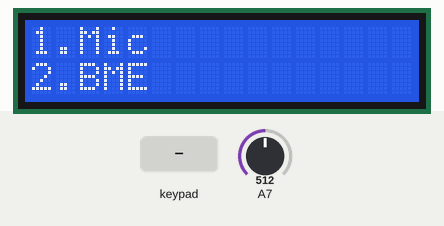
Recording of a sketch running on a simulated Arduino Uno, built with avr-gcc and run on an emulated ATmega328P. Shown: 16×2 character LCD. Inputs (shaded band) come from the test bench; at power-on: A7 = 512. What the sketch prints to the serial monitor is not drawn.

Above: at 1.2 s.
1.3 s: key '1' pressed
At 1.7 s:
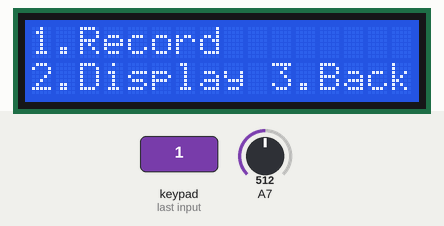
2.8 s: keypad keys 1 3 9 7 pressed 0.4 s apart
At 4.1 s:
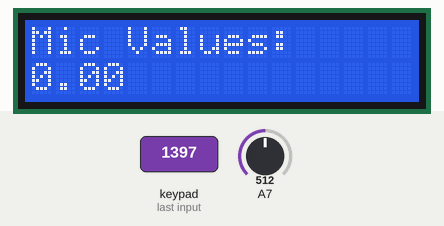
5.9 s: key '2' pressed
At 6.4 s:
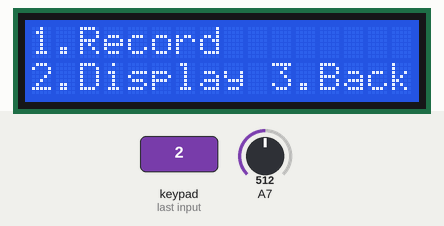
7.4 s: keypad keys 2 3 4 pressed 0.4 s apart
At 7.6 s:
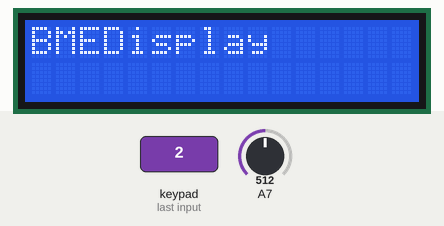
Timing chart, 0 to 10.4 s (numbered marks = the images above; inputs shaded):
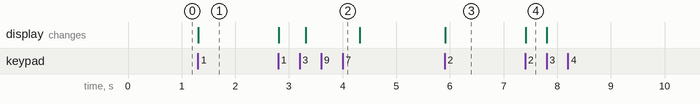

The sketch:

program.ino
```cpp
#include <LiquidCrystal.h>
#include "Arduino.h"
#include "Keypad.h"

// initialize LCD
const int rs = 12, en = 11, data4 = 36, data5 = 34, data6 = 32, data7 = 30;
LiquidCrystal lcd(rs, en, data4, data5, data6, data7);
int columnLCD, rowLCD;

//initialize keypad
const byte ROWS = 4; //four rows
const byte COLS = 3; //three columns
char keys[ROWS][COLS] = {
  {'1','2','3'},
  {'4','5','6'},
  {'7','8','9'},
  {'*','0','#'}
};
byte rowPins[ROWS] = {5, 6, 7, 8}; //connect to the row pinouts of the keypad
byte colPins[COLS] = {2, 3, 4}; //connect to the column pinouts of the keypad
Keypad keypad = Keypad( makeKeymap(keys), rowPins, colPins, ROWS, COLS );

void setup() {
  // fire up the serial port.
  Serial.begin(9600);

  //initiallize the LCD
  initLCD();

}

String page = "Home";
void loop() {
  //get Key
  char key = keypad.getKey();
  //change page
  if (key != NO_KEY){
    lcd.clear();
    if (page == "Mic" || page == "BME") {
      if (key == '1') {
      page = page + "Record";
      } else if (key == '2') {
      page = page + "Display";
      }
    } else if (key == '1') {
      page = "Mic";
    } else if (key == '2') {
      page = "BME";
    }
    if (key == '3') {
      page = "Home";
    }
  }
  //change display
  displayPage(page);
}

void initLCD() {
   // set up the LCD's number of columns and rows:
  lcd.begin(16, 2);
  // tell the user what's about to happen.
  Serial.println("Initialized LCD.");
}

void displayPage(String page) {
  if (page == "Home") {
      columnLCD = 0;
      rowLCD = 0;
      lcd.setCursor(columnLCD, rowLCD);
      lcd.print("1.Mic");
      rowLCD = 1;
      lcd.setCursor(columnLCD, rowLCD);
      lcd.print("2.BME");
  } else if (page == "Mic" || page == "BME") {
      columnLCD = 0;
      rowLCD = 0;
      lcd.setCursor(columnLCD, rowLCD);
      lcd.print("1.Record");
      rowLCD = 1;
      lcd.setCursor(columnLCD, rowLCD);
      lcd.print("2.Display 3.Back");
  } else if (page == "MicRecord") {
      double sample = getMicSample();
      lcd.setCursor(0, 0);
      lcd.print("Mic Values:");
      lcd.setCursor(0, 1);
      lcd.print(sample);
  } else {
      columnLCD = 0;
      rowLCD = 0;
      lcd.setCursor(columnLCD, rowLCD);
      lcd.print(page);
  }
}

double getMicSample() {
   unsigned long startMillis= millis();  // Start of sample window
   unsigned int peakToPeak = 0;   // peak-to-peak level
   const int sampleWindow = 500; // Sample window width in mS (50 mS = 20Hz)
   unsigned int signalMax = 0;
   unsigned int signalMin = 1024;

   // collect data for 50 mS
   while (millis() - startMillis < sampleWindow)
   {
      unsigned int sample = analogRead(7);
      if (sample < 1024)  // toss out spurious readings
      {
         if (sample > signalMax)
         {
            signalMax = sample;  // save just the max levels
         }
         else if (sample < signalMin)
         {
            signalMin = sample;  // save just the min levels
         }
      }
   }
   peakToPeak = signalMax - signalMin;  // max - min = peak-peak amplitude
   double volts = 50* (peakToPeak * 3.3) / 1024;  // convert to volts
   return volts;
}
```

Measured:
- after the input at 1.3 s, the display: changes at once (image 1)
- after the input at 2.8 s, the display: first changes at once (image 2 shows a later state)
- after the input at 5.9 s, the display: changes at once (image 3)
- after the input at 7.4 s, the display: changes at once (image 4)
